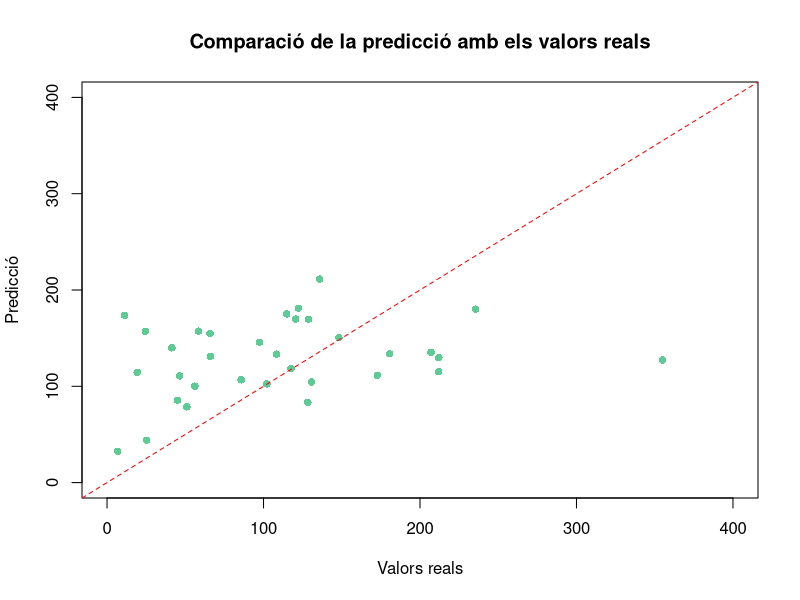
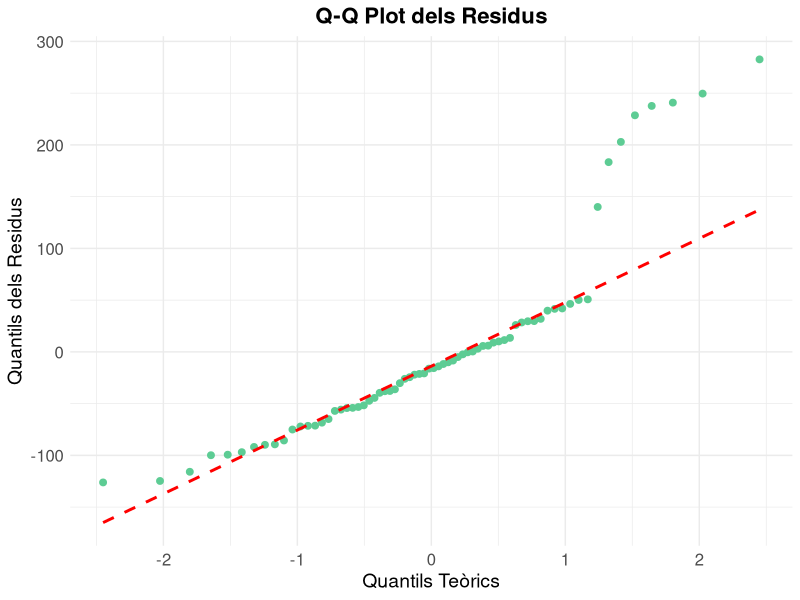
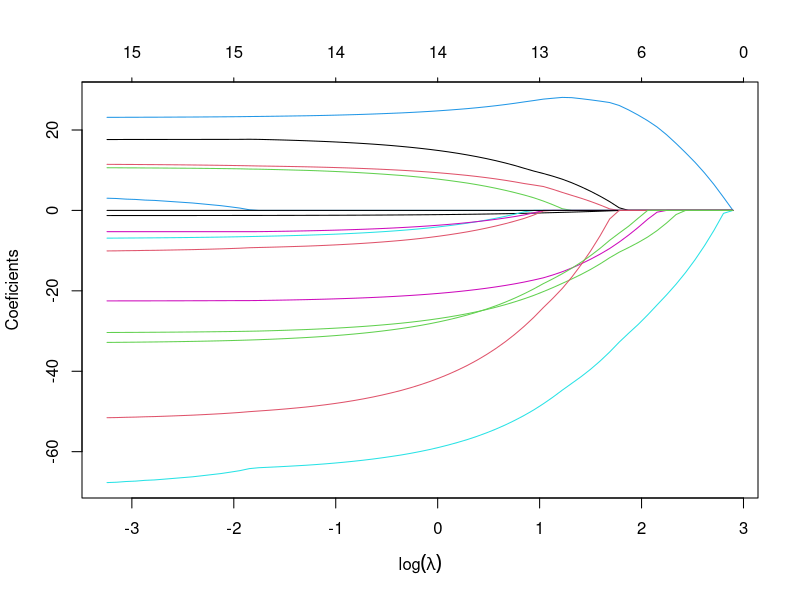
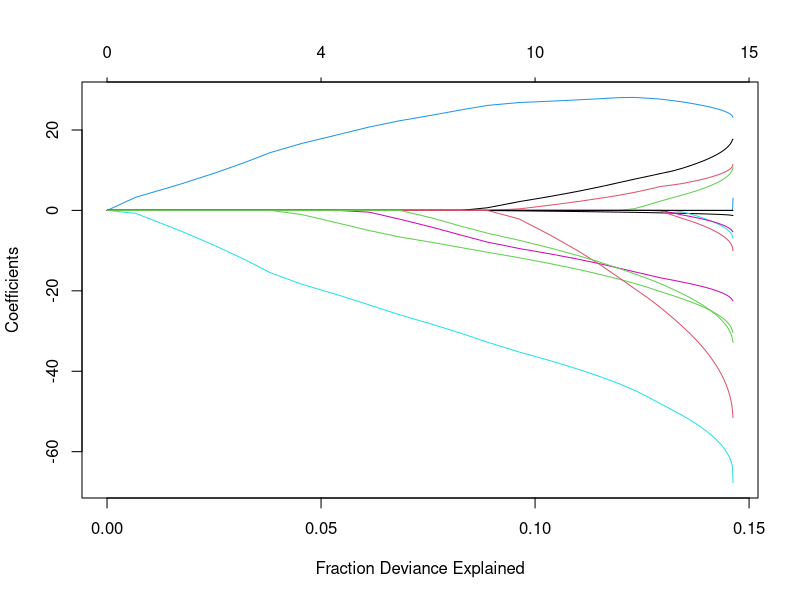
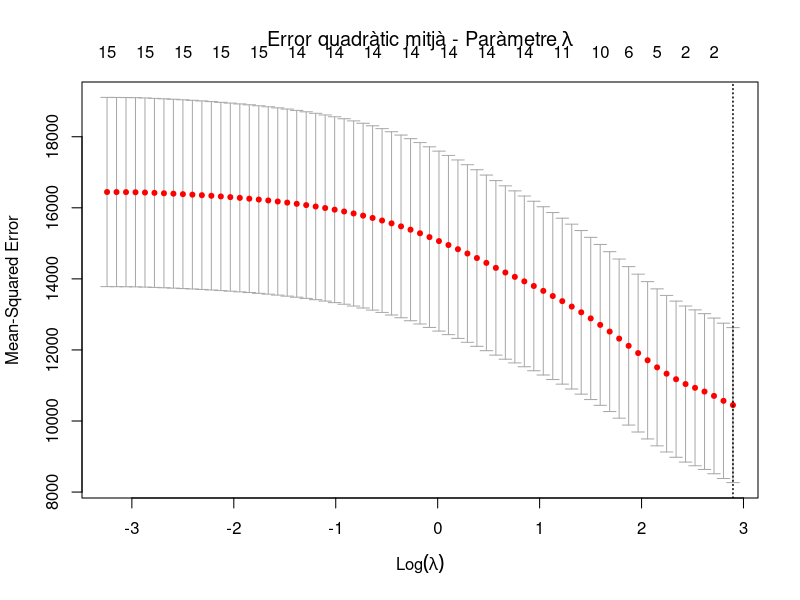
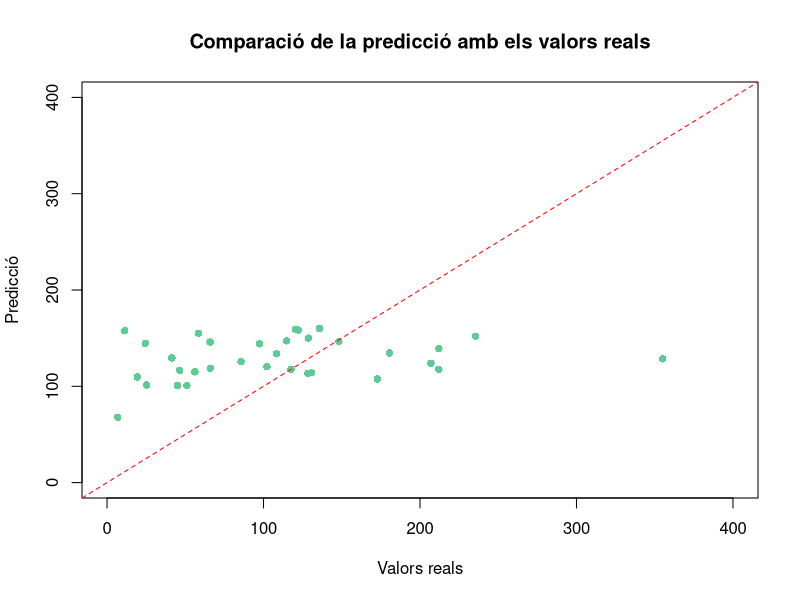
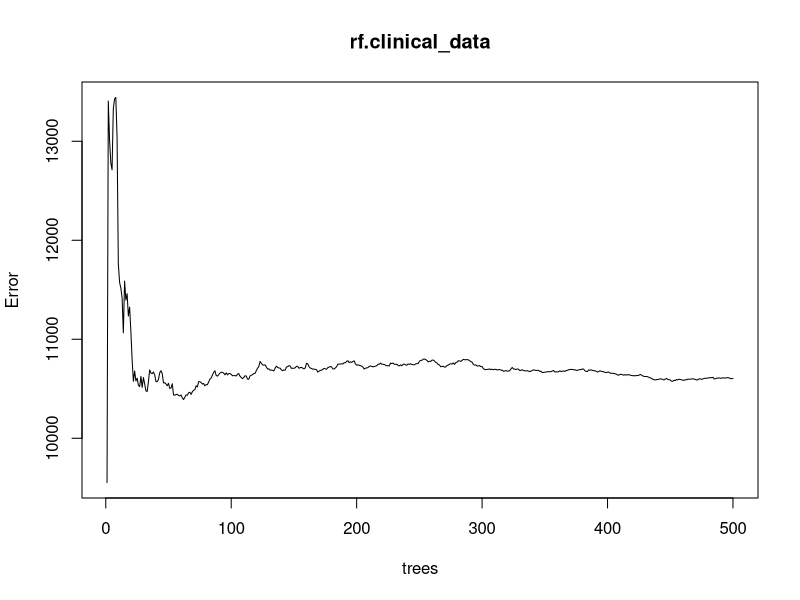
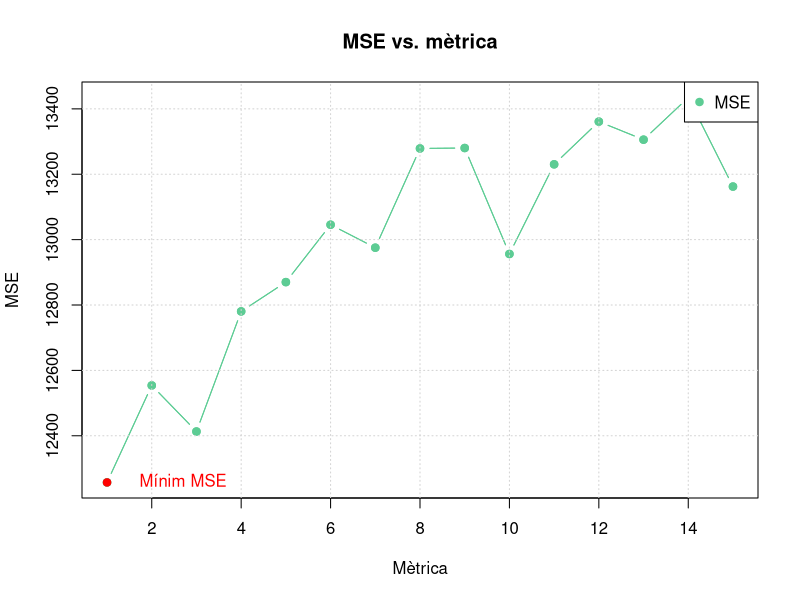

Reproduce these figures in R, in order.
## ---- chunk 1
colorTFG <- rgb(91, 200, 145, maxColorValue = 250)
## ---- chunk 2
library(tidyverse)
library(glmnet)
library(dplyr)
library(randomForest)
library(splines)
library(caret)
library(mgcv)
## ---- chunk 3
clinical <- read.csv("Clinical Data csv/clinical_data_processed.csv")
#str(clinical)

clinical_train <- read.csv("Clinical Data csv/clinical_data_processed_train.csv")
#str(clinical_train)

clinical_test <- read.csv("Clinical Data csv/clinical_data_processed_test.csv")
#str(clinical_test)
## ---- chunk 4
mse <- function(real, prediccio) {
  return(mean((real - prediccio)^2))
}
## ---- chunk 5
r_squared <- function(actual, predicted) {
  
  ss_residual <- sum((actual - predicted)^2)
  ss_total <- sum((actual - mean(actual))^2)
  
  return(1 - (ss_residual / ss_total))
}
## ---- chunk 6
adjusted_r2 <- function(r2, n, p) {
  adj_r2 <- 1 - ((1 - r2) * (n - 1) / (n - p - 1))
  return(adj_r2)
}
# n nombre d'observacions, p nombre de variables utilitzades
## ---- chunk 7
train_control <- trainControl(method = "cv", number = 5)
## ---- chunk 8
clinical_train_resposta <- clinical_train$OS
clinical_test_resposta <- clinical_test$OS 
clinical_test_id <- clinical_test$TCIA_ID
## ---- chunk 9
prediccio = mean(clinical_train_resposta)
prediccio
## ---- chunk 10

r2_base <- r_squared(clinical_test_resposta, prediccio)
r2_base

mse_base <- mse(clinical_test_resposta, prediccio)
mse_base
## ---- chunk 11

clinical_test <- clinical_test %>% select(-TCIA_ID)
clinical_train <- clinical_train %>% select(-TCIA_ID)
## ---- chunk 12
rl <- lm(OS ~ . , data = clinical_train)

summary(rl)
## ---- chunk 13
model <- train(
  OS ~ .,
  data = clinical_train,
  trControl = train_control
)
print(model)
## ---- chunk 14
predict <-  predict(rl, newdata = clinical_test)

tabla_predict <- data.frame(clinical_test_id, predict, clinical_test_resposta)
tabla_predict

plot(x = clinical_test_resposta, y =predict, xlab = "Valors reals", ylab = "Predicció", main = 
       "Comparació de la predicció amb els valors reals", ylim = c(0, 400), xlim = c(0,400), col = colorTFG, pch =16,
     col.main = "black")
abline(a = 0, b = 1, col = "red", lty = 2)

## ---- chunk 15

r2_lineal <- r_squared(clinical_test_resposta, predict)
r2_lineal

mse_lineal <- mse(clinical_test_resposta, predict)
mse_lineal
## ---- chunk 16
#plot(rl)

## ---- chunk 17
residuals <- resid(rl)

qq_plot <- ggplot(data.frame(residuals), aes(sample = residuals)) +
  stat_qq(color = colorTFG, size = 2) + 
  stat_qq_line(color = "red", linetype = "dashed", size = 1) + 
  labs(title = "Q-Q Plot dels Residus", x = "Quantils Teòrics", y = "Quantils dels Residus") +
  theme_minimal() + 
  theme(
    plot.title = element_text(hjust = 0.5, size = 16, face = "bold"),
    axis.title = element_text(size = 14),
    axis.text = element_text(size = 12) 
  )

print(qq_plot)
## ---- chunk 18
matriz_pred <- clinical %>% 
  select(-TCIA_ID, -OS) %>% 
  as.matrix()

resposta <- clinical$OS
## ---- chunk 19
# Recordam que per a realitzar el conjunt train i test vam utilitzar la 
# set.seed 2024
set.seed(2024)
train = sample(1:nrow(clinical), 70)

modelo_lasso <- glmnet(matriz_pred[train, ], resposta[train], alpha = 1)

plot(modelo_lasso, xvar = "lambda", xlab = expression(log(lambda)), ylab = "Coeficients")
plot(modelo_lasso, xvar = "dev")
## ---- chunk 20
cv.out <- cv.glmnet(matriz_pred[train, ], resposta[train], alpha = 1)
plot(cv.out, main = expression("Error quadràtic mitjà - Paràmetre" ~ lambda))
bestlam <- cv.out$lambda.min
lasso.pred <- predict(modelo_lasso, s=bestlam, newx= matriz_pred[-train, ])
#mean((lasso.pred-resposta[-train])^2)
## ---- chunk 21
lasso.coef <- predict(modelo_lasso, type = "coefficients", s = bestlam)
lasso.coef
## ---- chunk 22
lasso.pred <- predict(modelo_lasso, s=5, newx= matriz_pred[-train, ])
lasso.coef <- predict(modelo_lasso, type = "coefficients", s = 5)
lasso.coef

## ---- chunk 23
r2_lasso <- r_squared(clinical_test_resposta, lasso.pred)
r2_lasso

mse_lasso <- mse(clinical_test_resposta, lasso.pred)
mse_lasso

adjusted_r2_lasso <- adjusted_r2(r2_lasso, 35, 11)
adjusted_r2_lasso
## ---- chunk 24
lasso_model <- train(matriz_pred[train,], resposta[train],
                     method = "glmnet",
                     trControl = train_control,
                     tuneGrid = expand.grid(alpha = 1, lambda = 5)
)
print(lasso_model)
## ---- chunk 25

tabla_predict <- data.frame(clinical_test_id, lasso.pred, clinical_test_resposta)
tabla_predict

plot(x = clinical_test_resposta, y =lasso.pred, xlab = "Valors reals", ylab = "Predicció", main = 
       "Comparació de la predicció amb els valors reals", ylim = c(0, 400), xlim = c(0,400), col = colorTFG, pch =16,
     col.main = "black")
abline(a = 0, b = 1, col = "red", lty = 2)

## ---- chunk 26
set.seed(2024)
train = sample(1:nrow(clinical), 70)
rf.clinical_data <- randomForest(OS ~. - TCIA_ID, data = clinical, subset = train, mtry = 1, trees = 50)
rf.clinical_data
yhat <- predict(rf.clinical_data, newdata = clinical[-train, ], trees = 50)
clinical.test <- clinical[-train,]$OS
mean((yhat - clinical.test)^2 )
#yhat

plot(rf.clinical_data)
## ---- chunk 27
oob.err = double(13)
test.err = double(13)

for (mtry in 1:15){
  fit <- randomForest(OS ~. - TCIA_ID, data = clinical, subset = train, mtry = mtry)
  oob.err[mtry] = fit$mse[600]
  pred =  predict(fit, newdata = clinical[-train, ])
  test.err[mtry] = with(clinical[-train,], mean((OS-pred)^2))
}

## ---- chunk 28
plot(1:15, test.err, type = "b", pch = 19, col = colorTFG, 
     xlab = "Mètrica", ylab = "MSE", main = "MSE vs. mètrica",
     ylim = c(min(test.err) - 0.5, max(test.err) + 0.5))
lines(1:15, test.err, col = colorTFG, type = "b", pch = 19)
grid()  # Afegir graella de fons
legend("topright", legend = "MSE", col = colorTFG, pch = 19)

# Mostrar el punt amb l'error mínim
min_test_err <- min(test.err)
min_mtry <- which(test.err == min_test_err)
points(min_mtry, min_test_err, col = "red", pch = 19)
text(min_mtry + 0.5, min_test_err, paste("Mínim MSE"), pos = 4, col = "red")
## ---- chunk 29
rf_model <- train(matriz_pred[train,], resposta[train],
                  method = "rf",
                  trControl = train_control,
                  metric = "Rsquared")
print(rf_model)
## ---- chunk 30
# Calculam R^2 de les dades test

r2_rf <- r_squared(clinical_test_resposta, yhat)
r2_rf

mse_rf <- mse(clinical_test_resposta,yhat)

mse_rf
## ---- chunk 31
importance(rf.clinical_data)
## ---- chunk 32
importance_df <- as.data.frame(importance(rf.clinical_data))

# Afegir noms de columnes per claredat
colnames(importance_df) <- c("IncNodePurity")

# Ordenar les variables per importància decreixent
importance_df$Variable <- rownames(importance_df)
importance_df <- importance_df[order(importance_df$IncNodePurity, decreasing = TRUE), ]

# Gràfica de barres de la importància de les variables
ggplot(importance_df, aes(x = reorder(Variable, IncNodePurity), y = IncNodePurity), col = colorTFG) +
  geom_bar(stat = "identity", fill = colorTFG) +
  coord_flip() +
  xlab("") +
  ylab("Increment de la Puresa del Node (IncNodePurity)") +
  ggtitle("Importància de les Variables en el Model de Random Forest") + 
  theme_minimal()
## ---- chunk 33
gam2 <- gam::gam(OS ~ gam::s(age) + gam::s(AFP)+ Diabetes +Alcohol + Sex + Smoking + T_involvment + Evidence_of_cirh + hepatitis_HCV + hepatitis_HBV + Portal_Vein_Thrombosis + Vascular_Invasion + tumor_nodul + Personal_history_cancer + fhx_can, data = clinical_train)
#summary(gam2)
plot(gam2, se = TRUE, col=colorTFG)
## ---- chunk 34
gam_model <- train(
  OS ~ age + AFP + Diabetes +Alcohol + Sex + Smoking + T_involvment + Evidence_of_cirh + hepatitis_HCV + hepatitis_HBV + Portal_Vein_Thrombosis + Vascular_Invasion + tumor_nodul + Personal_history_cancer + fhx_can,
  data = clinical_train,
  method = "gam",
  trControl = train_control)
gam_model
## ---- chunk 35
summary(gam2)
## ---- chunk 36
pred = predict(gam2, newdata = clinical_test)
pred
## ---- chunk 37
r2_gam <- r_squared(clinical_test_resposta, pred)
r2_gam

mse_gam <- mse(clinical_test_resposta, pred)
mse_gam
